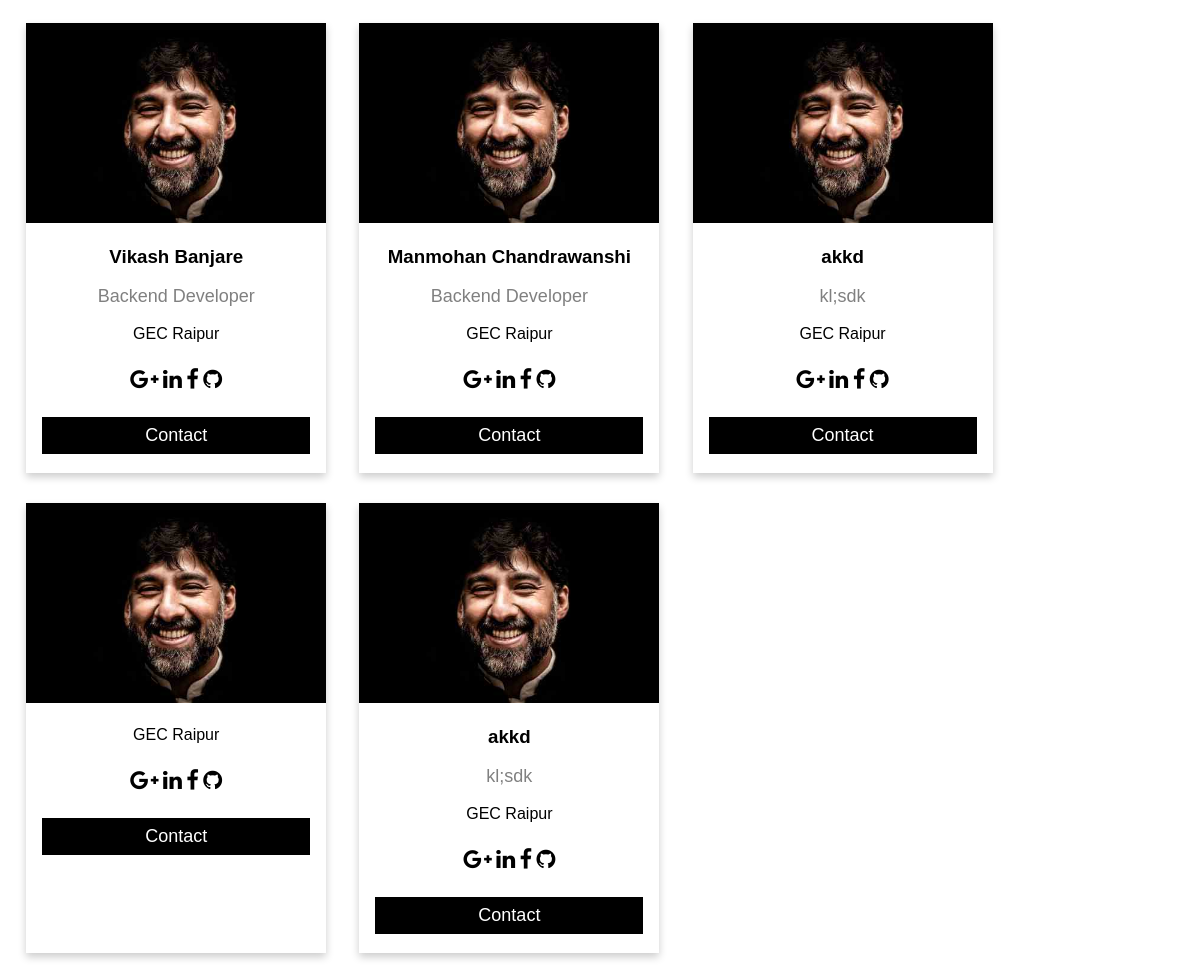
Page /Code_club.php on the committed database.
### tables this page shows
CREATE TABLE `codeclub` (
  `id` int(20) NOT NULL,
  `name` varchar(50) NOT NULL,
  `work` varchar(30) NOT NULL,
  `email` varchar(50) NOT NULL,
  `linkedin` varchar(100) NOT NULL,
  `facebook` varchar(100) NOT NULL,
  `github` varchar(100) NOT NULL,
  `photo` varchar(100) NOT NULL,
  `number` varchar(15) NOT NULL
);

### Code_club.php (the view, shortened to what this page needs)
<?php
include './gecdp.php';
?>
<!DOCTYPE html>
<html>
<head>
<link rel="stylesheet" href="https://cdnjs.cloudflare.com/ajax/libs/font-awesome/4.7.0/css/font-awesome.min.css">
</head>
<body>
<?php
$qry="SELECT * FROM codeclub ORDER BY id";
$result= mysql_query($qry,$con);
while($row= mysql_fetch_array($result))
{
?>
<div class="card" style="">
  <img src="team2.jpg" alt="John" style="width:100%">
  <div class="container">
    <h3><?php echo $row["name"]; ?></h3>
    <p class="title"><?php echo $row["work"]; ?></p>
    <p>GEC Raipur</p>
    <div style="margin: 24px 0;">
      <a href="<?php echo $row["email"];  ?>"><i class="fa fa-google-plus"></i></a>
      <a href="<?php echo $row["linkedin"]; ?>"><i class="fa fa-linkedin"></i></a>
      <a href="<?php echo $row["facebook"];  ?>"><i class="fa fa-facebook"></i></a>
      <a href="<?php echo $row["github"];  ?>"><i class="fa fa-github"></i></a>
   </div>
   <p><button>Contact</button></p>
  </div>
</div>
<?php
}
?>
</body>
</html>

### Code_club.php (style rules this page uses)
.card { box-shadow: 0 4px 8px 0 rgba(0, 0, 0, 0.2); max-width: 300px; margin: auto; text-align: center; font-family: arial; float: left; margin: 15px; margin-left: 18.2px; height: 450px; }
.container { padding: 0 16px; }
.container::after { content: ""; clear: both; display: table; }
.title { color: grey; font-size: 18px; }
button { border: none; outline: 0; display: inline-block; padding: 8px; color: white; background-color: #000; text-align: center; cursor: pointer; width: 100%; font-size: 18px; }
a { text-decoration: none; font-size: 22px; color: black; }

### rows in the picture
codeclub: name "Vikash Banjare", work "Backend Developer"
codeclub: name "Manmohan Chandrawanshi", work "Backend Developer"
codeclub: name "akkd", work "kl;sdk"
codeclub: name "akkd", work "kl;sdk"
